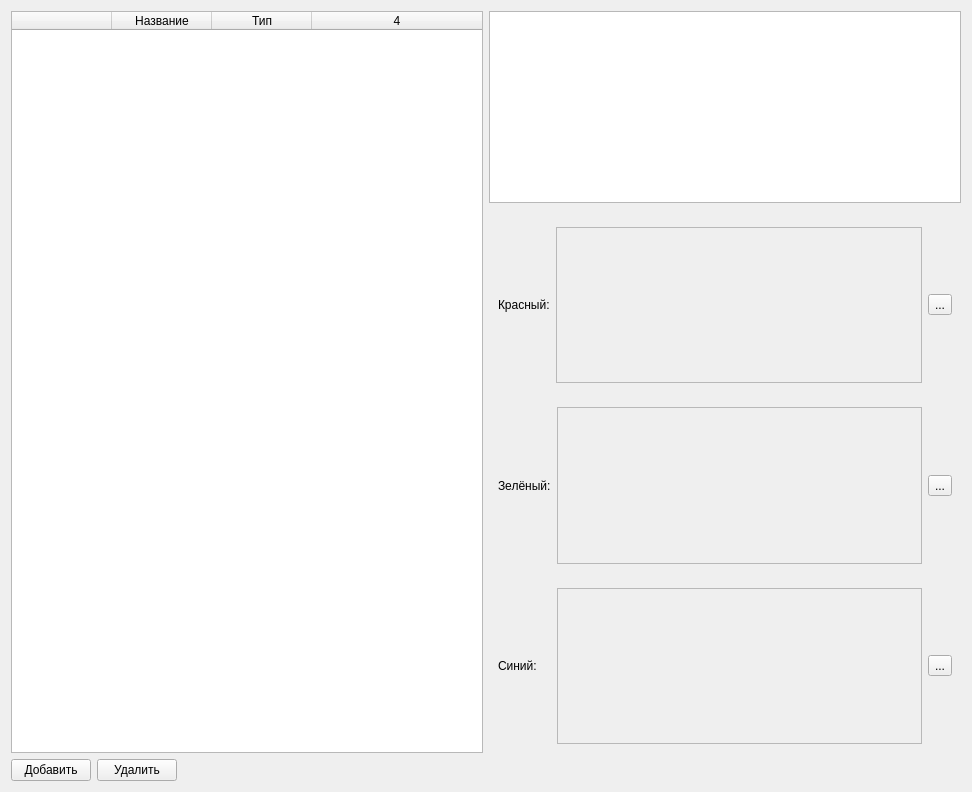
<?xml version="1.0" encoding="UTF-8"?>
<ui version="4.0">
 <class>ThematicSettingWidget</class>
 <widget class="QWidget" name="ThematicSettingWidget">
  <property name="geometry">
   <rect>
    <x>0</x>
    <y>0</y>
    <width>972</width>
    <height>792</height>
   </rect>
  </property>
  <property name="windowTitle">
   <string>Form</string>
  </property>
  <layout class="QGridLayout" name="gridLayout">
   <item row="0" column="0">
    <widget class="QTableWidget" name="thematicsTbl">
     <property name="editTriggers">
      <set>QAbstractItemView::NoEditTriggers</set>
     </property>
     <property name="tabKeyNavigation">
      <bool>false</bool>
     </property>
     <property name="showDropIndicator" stdset="0">
      <bool>false</bool>
     </property>
     <property name="dragDropOverwriteMode">
      <bool>false</bool>
     </property>
     <property name="alternatingRowColors">
      <bool>true</bool>
     </property>
     <property name="selectionMode">
      <enum>QAbstractItemView::SingleSelection</enum>
     </property>
     <property name="selectionBehavior">
      <enum>QAbstractItemView::SelectRows</enum>
     </property>
     <attribute name="horizontalHeaderHighlightSections">
      <bool>false</bool>
     </attribute>
     <attribute name="horizontalHeaderStretchLastSection">
      <bool>true</bool>
     </attribute>
     <column>
      <property name="text">
       <string/>
      </property>
     </column>
     <column>
      <property name="text">
       <string>Название</string>
      </property>
     </column>
     <column>
      <property name="text">
       <string>Тип</string>
      </property>
     </column>
     <column>
      <property name="icon">
       <iconset>
        <normaloff>:/mappi/icons/fill_custom.xpm</normaloff>:/mappi/icons/fill_custom.xpm</iconset>
      </property>
     </column>
    </widget>
   </item>
   <item row="0" column="1">
    <layout class="QVBoxLayout" name="iThematicVbox" stretch="0,1">
     <item>
      <widget class="QFrame" name="iSatelliteGbox">
       <layout class="QVBoxLayout" name="iSatelletesVbox">
        <property name="leftMargin">
         <number>0</number>
        </property>
        <property name="topMargin">
         <number>0</number>
        </property>
        <property name="rightMargin">
         <number>0</number>
        </property>
        <item>
         <widget class="QListWidget" name="satelliteLst">
          <property name="editTriggers">
           <set>QAbstractItemView::NoEditTriggers</set>
          </property>
          <property name="showDropIndicator" stdset="0">
           <bool>false</bool>
          </property>
         </widget>
        </item>
       </layout>
      </widget>
     </item>
     <item>
      <layout class="QVBoxLayout" name="verticalLayout">
       <item>
        <widget class="QWidget" name="iRedWdg" native="true">
         <layout class="QHBoxLayout" name="iRedHbox">
          <item>
           <widget class="QLabel" name="redLbl">
            <property name="sizePolicy">
             <sizepolicy hsizetype="Maximum" vsizetype="Preferred">
              <horstretch>0</horstretch>
              <verstretch>0</verstretch>
             </sizepolicy>
            </property>
            <property name="text">
             <string>Красный:</string>
            </property>
           </widget>
          </item>
          <item>
           <widget class="QFrame" name="frame">
            <property name="frameShape">
             <enum>QFrame::StyledPanel</enum>
            </property>
            <property name="frameShadow">
             <enum>QFrame::Sunken</enum>
            </property>
            <layout class="QHBoxLayout" name="horizontalLayout">
             <item>
              <widget class="QWidget" name="redExprWdg" native="true">
               <property name="palette">
                <palette>
                 <active>
                  <colorrole role="Base">
                   <brush brushstyle="SolidPattern">
                    <color alpha="255">
                     <red>255</red>
                     <green>255</green>
                     <blue>255</blue>
                    </color>
                   </brush>
                  </colorrole>
                  <colorrole role="Window">
                   <brush brushstyle="SolidPattern">
                    <color alpha="255">
                     <red>255</red>
                     <green>255</green>
                     <blue>255</blue>
                    </color>
                   </brush>
                  </colorrole>
                 </active>
                 <inactive>
                  <colorrole role="Base">
                   <brush brushstyle="SolidPattern">
                    <color alpha="255">
                     <red>255</red>
                     <green>255</green>
                     <blue>255</blue>
                    </color>
                   </brush>
                  </colorrole>
                  <colorrole role="Window">
                   <brush brushstyle="SolidPattern">
                    <color alpha="255">
                     <red>255</red>
                     <green>255</green>
                     <blue>255</blue>
                    </color>
                   </brush>
                  </colorrole>
                 </inactive>
                 <disabled>
                  <colorrole role="Base">
                   <brush brushstyle="SolidPattern">
                    <color alpha="255">
                     <red>255</red>
                     <green>255</green>
                     <blue>255</blue>
                    </color>
                   </brush>
                  </colorrole>
                  <colorrole role="Window">
                   <brush brushstyle="SolidPattern">
                    <color alpha="255">
                     <red>255</red>
                     <green>255</green>
                     <blue>255</blue>
                    </color>
                   </brush>
                  </colorrole>
                 </disabled>
                </palette>
               </property>
              </widget>
             </item>
            </layout>
           </widget>
          </item>
          <item>
           <widget class="QToolButton" name="redBtn">
            <property name="text">
             <string>...</string>
            </property>
            <property name="icon">
             <iconset resource="../../../../etc/mappi.qrc">
              <normaloff>:/mappi/icons/edit-black.png</normaloff>:/mappi/icons/edit-black.png</iconset>
            </property>
           </widget>
          </item>
         </layout>
        </widget>
       </item>
       <item>
        <widget class="QWidget" name="greenWdg" native="true">
         <layout class="QHBoxLayout" name="iGreenHbox">
          <item>
           <widget class="QLabel" name="iGreenLbl">
            <property name="sizePolicy">
             <sizepolicy hsizetype="Maximum" vsizetype="Preferred">
              <horstretch>0</horstretch>
              <verstretch>0</verstretch>
             </sizepolicy>
            </property>
            <property name="text">
             <string>Зелёный:</string>
            </property>
           </widget>
          </item>
          <item>
           <widget class="QFrame" name="frame_2">
            <property name="frameShape">
             <enum>QFrame::StyledPanel</enum>
            </property>
            <property name="frameShadow">
             <enum>QFrame::Raised</enum>
            </property>
            <layout class="QHBoxLayout" name="horizontalLayout_2">
             <item>
              <widget class="QWidget" name="greenExprWdg" native="true"/>
             </item>
            </layout>
           </widget>
          </item>
          <item>
           <widget class="QToolButton" name="greenBtn">
            <property name="text">
             <string>...</string>
            </property>
            <property name="icon">
             <iconset resource="../../../../etc/mappi.qrc">
              <normaloff>:/mappi/icons/edit-black.png</normaloff>:/mappi/icons/edit-black.png</iconset>
            </property>
           </widget>
          </item>
         </layout>
        </widget>
       </item>
       <item>
        <widget class="QWidget" name="blueWdg" native="true">
         <layout class="QHBoxLayout" name="iBlueHbox">
          <item>
           <widget class="QLabel" name="iBlueLbl">
            <property name="sizePolicy">
             <sizepolicy hsizetype="Maximum" vsizetype="Preferred">
              <horstretch>0</horstretch>
              <verstretch>0</verstretch>
             </sizepolicy>
            </property>
            <property name="text">
             <string>Синий:    </string>
            </property>
           </widget>
          </item>
          <item>
           <widget class="QFrame" name="frame_3">
            <property name="frameShape">
             <enum>QFrame::StyledPanel</enum>
            </property>
            <property name="frameShadow">
             <enum>QFrame::Raised</enum>
            </property>
            <layout class="QHBoxLayout" name="horizontalLayout_4">
             <item>
              <widget class="QWidget" name="blueExprWdg" native="true"/>
             </item>
            </layout>
           </widget>
          </item>
          <item>
           <widget class="QToolButton" name="blueBtn">
            <property name="text">
             <string>...</string>
            </property>
            <property name="icon">
             <iconset resource="../../../../etc/mappi.qrc">
              <normaloff>:/mappi/icons/edit-black.png</normaloff>:/mappi/icons/edit-black.png</iconset>
            </property>
           </widget>
          </item>
         </layout>
        </widget>
       </item>
      </layout>
     </item>
    </layout>
   </item>
   <item row="1" column="0">
    <layout class="QHBoxLayout" name="iControlsHbox">
     <item>
      <widget class="QPushButton" name="addBtn">
       <property name="text">
        <string>Добавить</string>
       </property>
      </widget>
     </item>
     <item>
      <widget class="QPushButton" name="removeBtn">
       <property name="text">
        <string>Удалить</string>
       </property>
      </widget>
     </item>
     <item>
      <spacer name="iControlsSpacer">
       <property name="orientation">
        <enum>Qt::Horizontal</enum>
       </property>
       <property name="sizeHint" stdset="0">
        <size>
         <width>40</width>
         <height>20</height>
        </size>
       </property>
      </spacer>
     </item>
    </layout>
   </item>
  </layout>
 </widget>
 <tabstops>
  <tabstop>thematicsTbl</tabstop>
  <tabstop>satelliteLst</tabstop>
  <tabstop>redBtn</tabstop>
  <tabstop>greenBtn</tabstop>
  <tabstop>blueBtn</tabstop>
  <tabstop>addBtn</tabstop>
  <tabstop>removeBtn</tabstop>
 </tabstops>
 <resources>
  <include location="../../../../etc/mappi.qrc"/>
 </resources>
 <connections/>
</ui>
